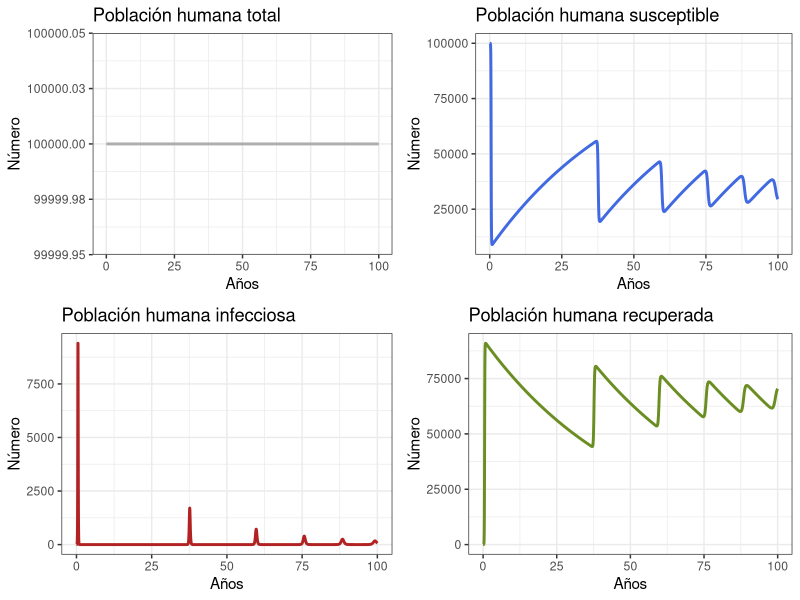
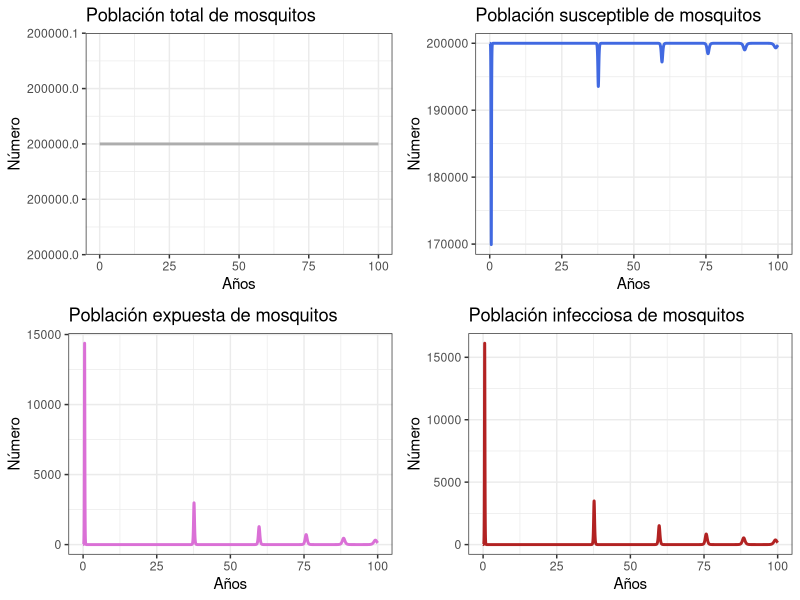
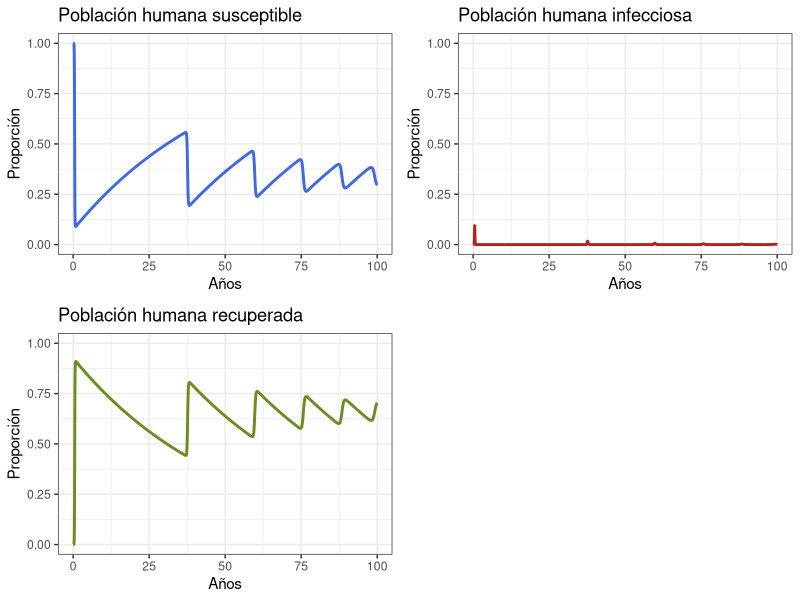
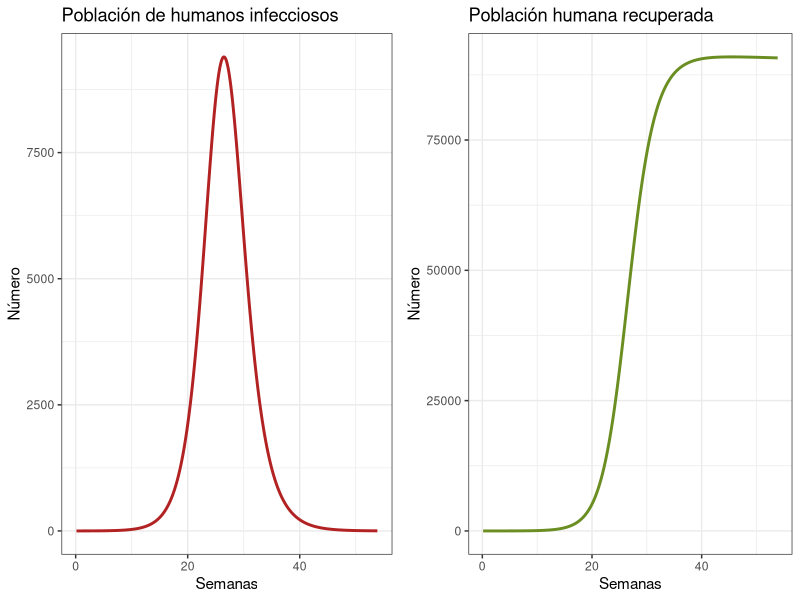

The R script that drew these images, in order:
## ---- chunk 1
#Versión última modificación 21/10/2022
library(knitr)
opts_chunk$set(collapse = TRUE)
full_version <- TRUE
## ---- chunk 2
library(deSolve)   # Cargando el paquete deSolve para resolver las ecuaciones diferenciales
library(tidyverse) # Cargando paquetes ggplot2 y dplyr de tidyverse
library(cowplot) # Cargando el paquete gridExtra para unir gráficos.
## ---- chunk 3
# Parámetros
ph       <- 0.7       # Probabilidad de transmisión del vector al hospedador dada una picadura por un mosquito infeccioso a un humano susceptible
pv       <- 0.7       # Probabilidad de transmisión del hospedador al vector dada una picadura por un mosquito susceptible a un humano infeccioso
Lv       <- 10        # Esperanza de vida de los mosquitos (en días)
Lh       <- 50 * 365  # Esperanza de vida de los humanos (en días)
Iph      <- 7         # Periodo infeccioso en humanos (en días)
IP       <- 6         # Periodo infeccioso en vectores (en días)
EIP      <- 8.4       # Período extrínseco de incubación en mosquitos adultos
muv      <- 1/Lv      # Tasa per capita de mortalidad del vector (1/Lv)
muh      <- 1/Lh      # Tasa per capita de mortalidad del hospedador (1/Lh)
alphav   <- muv       # Tasa per capita de natalidad del vector
alphah   <- muh       # Tasa per capita de natalidad del hospedador
gamma    <- 1/Iph     # Tasa de recuperación en humanos
delta    <- 1/EIP     # Tasa extrínseca de incubación



# Tamaño de la población
Nh       <- 100000   # Número de humanos
m        <- 2         # Proporción vector a humano
Nv       <- m * Nh    # Número de vectores
R0       <- 3         # Número reproductivo
b        <- sqrt((R0 * muv*(muv+delta) * (muh+gamma)) /
                   (m * ph * pv * delta)) # tasa de picadura

betah    <- ph*b     # Coeficiente de transmisión del mosquito al humano
betav    <- pv*b     # Coeficiente de transmisión del humano al mosquito

TIME     <- 100       # Número de años a simular

## ---- chunk 4
arbovmodel <- function(t, x, params) {
  
  Sh <- x[1]    # Humanos susceptibles
  Ih <- x[2]    # Humanos infecciosos 
  Rh <- x[3]    # Humanos recuperados
  Sv <- x[4]    # Vectores susceptibles
  Ev <- x[5]    # Vectores expuestos
  Iv <- x[6]    # Vectores infecciosos
  
  with(as.list(params), # entorno local para evaluar derivados
       {
         # Humanos
         dSh   <-  alphah * Nh - betah * (Iv/Nh) * Sh - muh * Sh
         dIh   <-  betah * (Iv/Nh) * Sh  - (gamma + muh) * Ih
         dRh   <-  gamma * Ih  - muh * Rh
         
         # Vectores
         dSv   <-  alphav * Nv - betav * (Ih/Nh) * Sv - muv * Sv 
         dEv   <-  betav * (Ih/Nh) * Sv - (delta + muv)* Ev
         dIv   <-  delta * Ev - muv * Iv
         
         dx    <- c(dSh, dIh, dRh, dSv, dEv, dIv)
         list(dx)
       }
  )
}
## ---- chunk 5
# ----------- Resuelva el modelo
#Tiempo
times  <- seq(1, 365 * TIME , by = 1)
# Especifique los parámetros
params <- c(
  muv      = muv,     
  muh      = muh, 
  alphav   = alphav,
  alphah   = alphah,
  gamma    = gamma,   
  delta    = delta,   
  betav    = betav,       
  betah    = betah,   
  Nh       = Nh,      
  Nv       = Nv
)
# Condiciones iniciales del sistema
xstart<- c(Sh = Nh ,      # Número inicial de Sh en T0
           Ih = 0,        # Número inicial de Ih en T0
           Rh = 0,        # Número inicial de Rh en T0
           Sv = Nv-1,     # Número inicial de Sv en T0
           Ev = 0,        # Número inicial de Ev en T0
           Iv = 1)        # Número inicial de Iv en TO
# Resuelva las ecuaciones
out <- as.data.frame(ode(y      = xstart,     # Condiciones iniciales
                         times  = times,      # Tiempo
                         fun    = arbovmodel, # Modelo
                         parms  = params))    # Parámetros
## ---- chunk 6
# Cree las opciones de tiempo a mostrar 
out$years <- out$time / 365
out$weeks <- out$time / 7
## ---- chunk 7
# Revise el comportamiento general del modelo para 100 años
p1h <- ggplot(data = out, aes(y = (Rh + Ih + Sh), x = years)) +
  geom_line(color = 'grey68', size = 1) +
  ggtitle('Población humana total') +
  theme_bw() + ylab('Número') + xlab('Años')
p2h <- ggplot(data = out, aes(y = Sh, x = years)) +
  geom_line(color = 'royalblue', size = 1) +
  ggtitle('Población humana susceptible') +
  theme_bw() + ylab('Número') + xlab('Años')
p3h <- ggplot(data = out, aes(y = Ih, x = years)) +
  geom_line(color = 'firebrick', size = 1) +
  ggtitle('Población humana infecciosa') +
  theme_bw() + ylab('Número') + xlab('Años')
p4h <- ggplot(data = out, aes(y = Rh, x = years)) +
  geom_line(color = 'olivedrab', size = 1) +
  ggtitle('Población humana recuperada') +
  theme_bw() + ylab('Número') + xlab('Años')
plot_grid(p1h, p2h, p3h, p4h, ncol = 2)
## ---- chunk 8
# Revise el comportamiento general del modelo
p1v <- ggplot(data = out, aes(y = (Sv + Ev + Iv), x = years)) +
  geom_line(color = 'grey68', size = 1) +
  ggtitle('Población total de mosquitos') +
  theme_bw() + ylab('Número') + xlab('Años')
p2v <- ggplot(data = out, aes(y = Sv, x = years)) +
  geom_line(color = 'royalblue', size = 1) +
  ggtitle('Población susceptible de mosquitos') +
  theme_bw() + ylab('Número') + xlab('Años')
p3v <- ggplot(data = out, aes(y = Ev, x = years)) +
  geom_line(color = 'orchid', size = 1) +
  ggtitle('Población expuesta de mosquitos') +
  theme_bw() + ylab('Número') + xlab('Años')
p4v <- ggplot(data = out, aes(y = Iv, x = years)) +
  geom_line(color = 'firebrick', size = 1) +
  ggtitle('Población infecciosa de mosquitos') +
  theme_bw() + ylab('Número') + xlab('Años')
plot_grid(p1v, p2v, p3v, p4v, ncol = 2)
## ---- chunk 9
p1 <- ggplot(data = out, aes(y = Sh/(Sh+Ih+Rh), x = years)) +
  geom_line(color = 'royalblue', size = 1) +
  ggtitle('Población humana susceptible') +
  theme_bw() + ylab('Proporción') + xlab('Años') +
  coord_cartesian(ylim = c(0,1))
p2 <- ggplot(data = out, aes(y = Ih/(Sh+Ih+Rh), x = years)) +
  geom_line(color = 'firebrick', size = 1) +
  ggtitle('Población humana infecciosa') +
  theme_bw() + ylab('Proporción') + xlab('Años') +
  coord_cartesian(ylim = c(0,1))
p3 <- ggplot(data = out, aes(y = Rh/(Sh+Ih+Rh), x = years)) +
  geom_line(color = 'olivedrab', size = 1) +
  ggtitle('Población humana recuperada') +
  theme_bw() + ylab('Proporción') + xlab('Años') +
  coord_cartesian(ylim = c(0,1))
plot_grid(p1, p2, p3, ncol = 2) 
## ---- chunk 10
# Revise la primera epidemia
dat <- out %>% filter(weeks < 54)
p1e <- ggplot(dat, aes(y = Ih, x = weeks)) +
  geom_line(color = 'firebrick', size = 1) +
  ggtitle('Población de humanos infecciosos') +
  theme_bw() + ylab('Número') + xlab('Semanas')
p2e <- ggplot(dat, aes(y = Rh, x = weeks)) +
  geom_line(color = 'olivedrab', size = 1) +
  ggtitle('Población humana recuperada') +
  theme_bw() + ylab('Número') + xlab('Semanas')
plot_grid(p1e, p2e)
